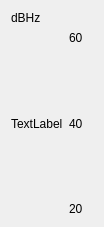
<?xml version="1.0" encoding="UTF-8"?>
<ui version="4.0">
 <class>SkyPlotColorBarWidget</class>
 <widget class="QWidget" name="SkyPlotColorBarWidget">
  <property name="geometry">
   <rect>
    <x>0</x>
    <y>0</y>
    <width>104</width>
    <height>227</height>
   </rect>
  </property>
  <property name="windowTitle">
   <string>Form</string>
  </property>
  <layout class="QVBoxLayout" name="verticalLayout_3">
   <item>
    <widget class="QLabel" name="label">
     <property name="text">
      <string>dBHz</string>
     </property>
    </widget>
   </item>
   <item>
    <layout class="QHBoxLayout" name="horizontalLayout">
     <item>
      <layout class="QVBoxLayout" name="verticalLayout_2">
       <property name="leftMargin">
        <number>0</number>
       </property>
       <property name="topMargin">
        <number>4</number>
       </property>
       <property name="bottomMargin">
        <number>4</number>
       </property>
       <item>
        <widget class="QLabel" name="colorBarLabel">
         <property name="text">
          <string>TextLabel</string>
         </property>
        </widget>
       </item>
      </layout>
     </item>
     <item>
      <layout class="QVBoxLayout" name="verticalLayout">
       <item>
        <widget class="QLabel" name="label_2">
         <property name="text">
          <string>60</string>
         </property>
        </widget>
       </item>
       <item>
        <spacer name="verticalSpacer">
         <property name="orientation">
          <enum>Qt::Vertical</enum>
         </property>
         <property name="sizeHint" stdset="0">
          <size>
           <width>20</width>
           <height>40</height>
          </size>
         </property>
        </spacer>
       </item>
       <item>
        <widget class="QLabel" name="label_3">
         <property name="text">
          <string>40</string>
         </property>
        </widget>
       </item>
       <item>
        <spacer name="verticalSpacer_2">
         <property name="orientation">
          <enum>Qt::Vertical</enum>
         </property>
         <property name="sizeHint" stdset="0">
          <size>
           <width>20</width>
           <height>40</height>
          </size>
         </property>
        </spacer>
       </item>
       <item>
        <widget class="QLabel" name="label_4">
         <property name="text">
          <string>20</string>
         </property>
        </widget>
       </item>
      </layout>
     </item>
    </layout>
   </item>
  </layout>
 </widget>
 <resources/>
 <connections/>
</ui>
